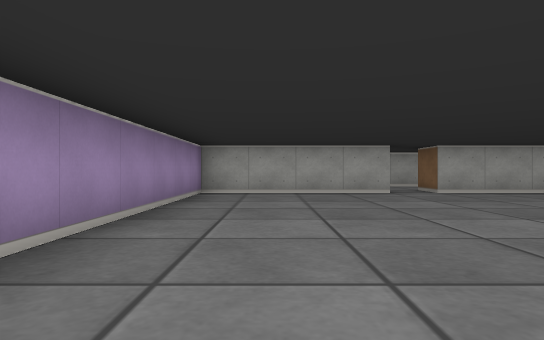
View 1 (above)

13 first-person views from a walk through a cub3D level. The camera is about half as high as the walls, looks level and sees 75° across. The floor is counted in squares. Each view is taken from the middle of a square. On the plan, view 1 faces up. The plan holds only what a view shows up to about 9 squares ahead; the rest is blank.

View 2
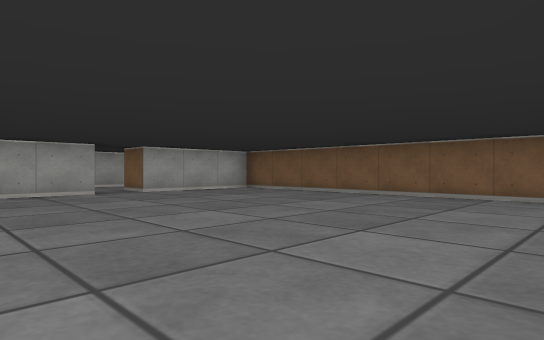

View 3
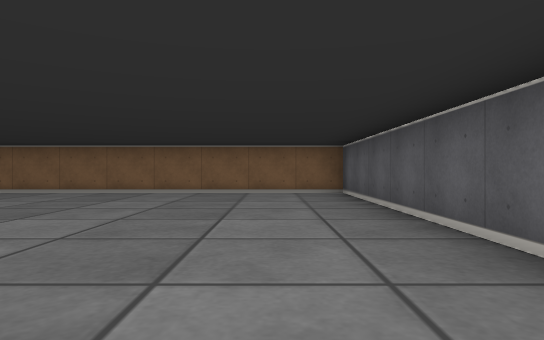

View 4
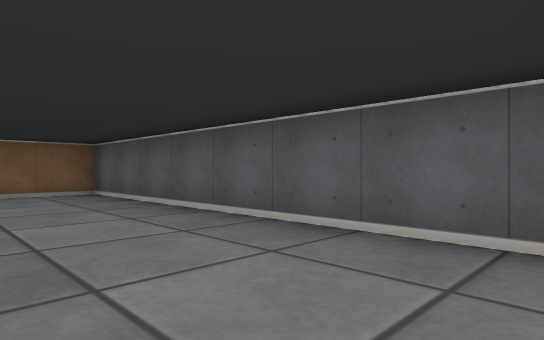

View 5
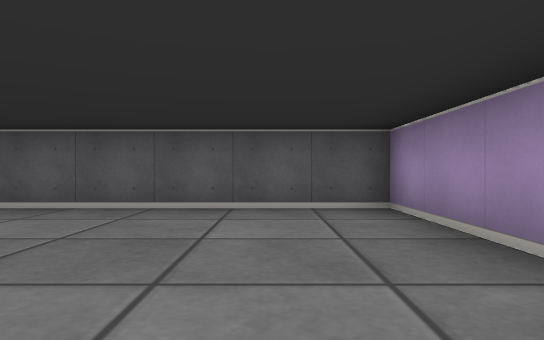

View 6
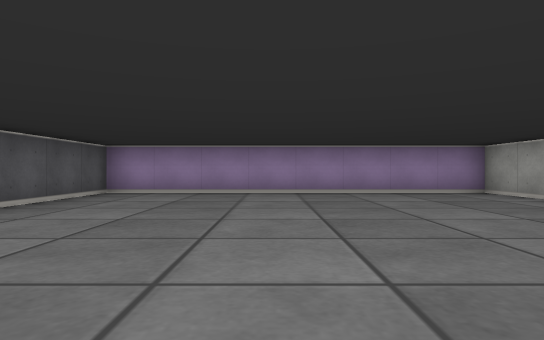

View 7
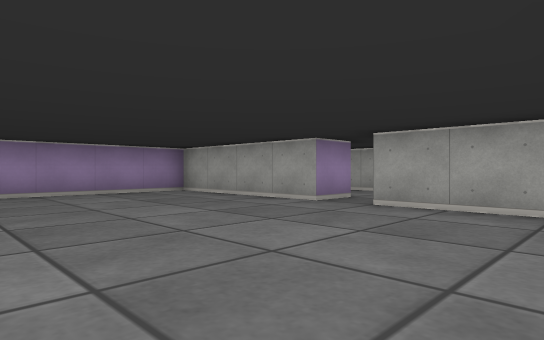

View 8
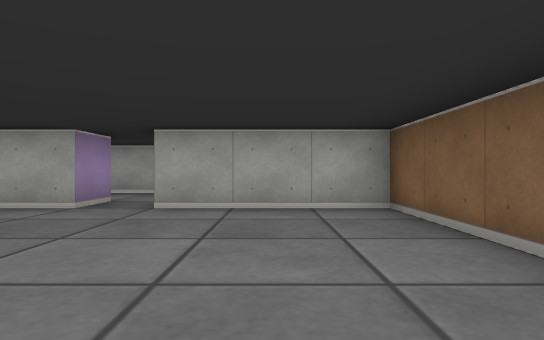

View 9
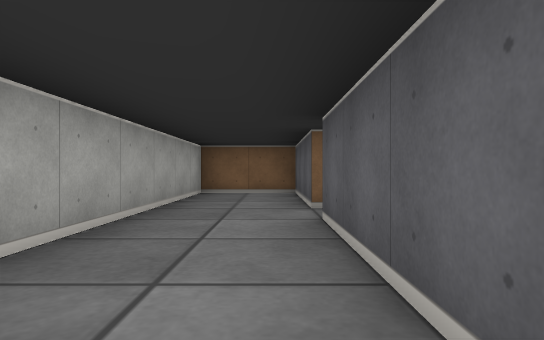

View 10
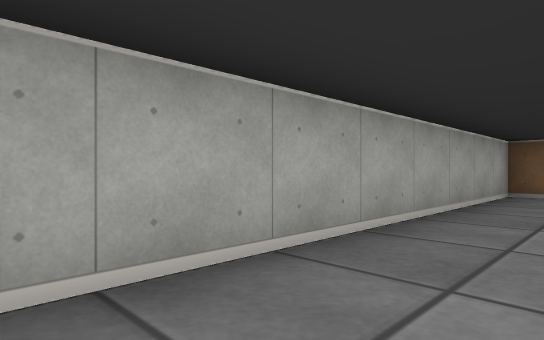

View 11
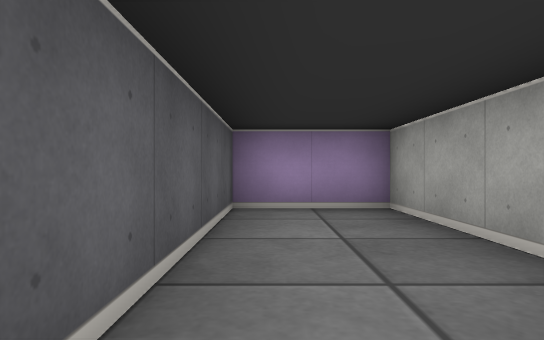

View 12
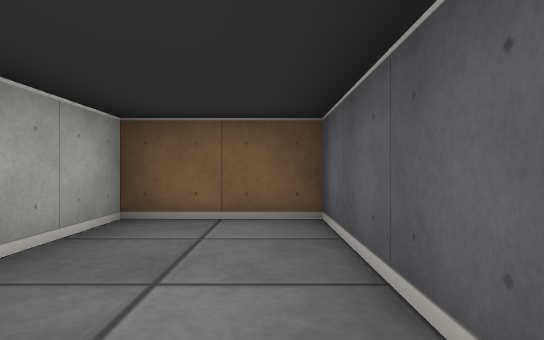

View 13
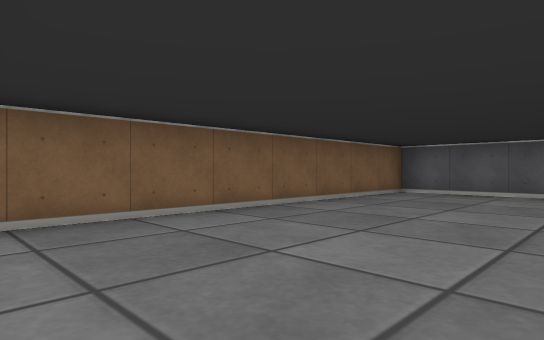

### Floor plan
Ten units are one square. View 1 is at (0, 0); x grows to the right and y downward. Boxes are objects, and circles mark ways between rooms. Rooms are numbered by the first view taken in them; rooms with no view inside come last. Other rooms are left out.
<svg viewBox="-20 -110 90 120">
<path fill="none" stroke="#000" d="M25 -75 -15 -75 -15 5 65 5 65 -75 35 -75M35 -75 35 -85 65 -85 65 -105 -15 -105 -15 -85 25 -85 25 -75"/>
<circle cx="30" cy="-80" r="3" fill="#2a7"/>
<text x="20" y="-40">1</text>
<text x="30" y="-90">2</text>
</svg>
Room 1 opens to room 2.

Where each view was taken, in squares from view 1:
view 1: 0 up, 0 right, facing up
view 2: 0 up, 0 right, facing up-right
view 3: 1 up, 1 left, facing right
view 4: 2 up, 1 left, facing down-right
view 5: 4 up, 0 right, facing down
view 6: 3 up, 6 right, facing left
view 7: 3 up, 6 right, facing up-left
view 8: 3 up, 5 right, facing up
view 9: 9 up, 1 left, facing right
view 10: 9 up, 1 left, facing up-right
view 11: 9 up, 3 right, facing left
view 12: 9 up, 3 right, facing right
view 13: 7 up, 3 right, facing down-right
